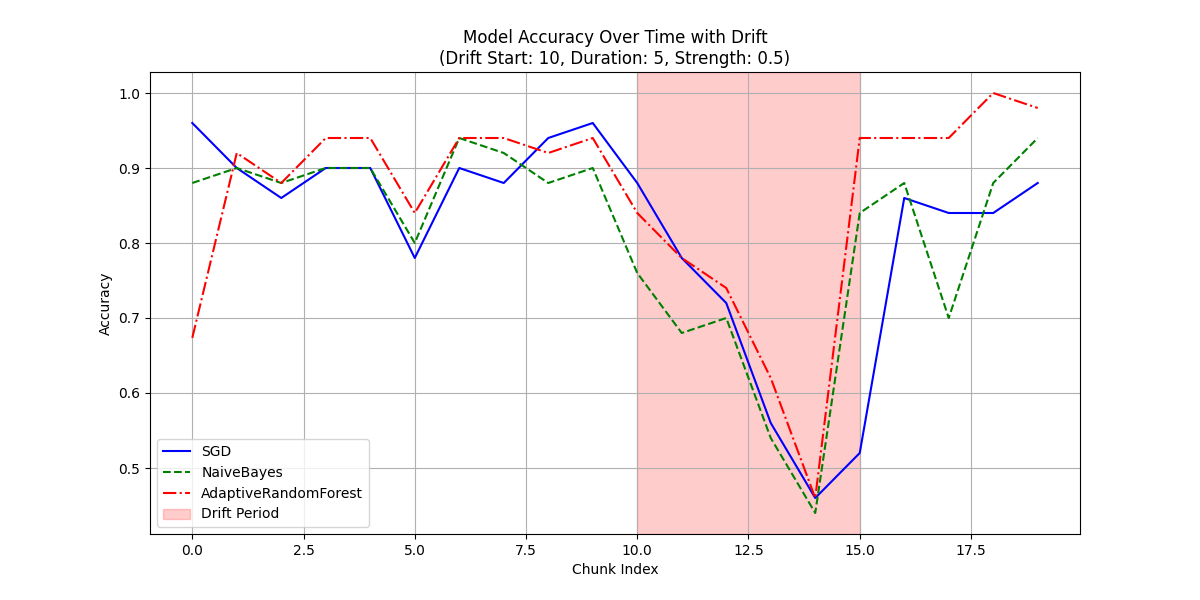

Source code (Python):
import numpy as np
import pandas as pd
from sklearn.preprocessing import StandardScaler
from sklearn.linear_model import SGDClassifier
from sklearn.naive_bayes import GaussianNB
from river.ensemble import AdaptiveRandomForestClassifier
from sklearn.metrics import accuracy_score
from river.drift import ADWIN, DDM
import matplotlib.pyplot as plt
import json
from concurrent.futures import ThreadPoolExecutor

# Parameters
CHUNK_SIZE = 50
MAX_WORKERS = 4
DRIFT_POINT = 10  # Chunk index where drift begins
DRIFT_DURATION = 5  # Number of chunks over which drift occurs
DRIFT_STRENGTH = 0.5  # Strength of drift progression

def calculate_recovery_time_and_stability(model_accuracies, drift_point, drift_duration):
    """Calculate recovery time and stability after concept drift"""
    if len(model_accuracies) <= drift_point + drift_duration:
        return {
            "recovery_time": -1,
            "stability": np.inf
        }
    
    post_drift_accuracies = model_accuracies[drift_point + drift_duration:]
    pre_drift_accuracy = np.mean(model_accuracies[:drift_point]) if drift_point > 0 else 0
    
    recovery_time = None
    for i, acc in enumerate(post_drift_accuracies):
        if acc >= pre_drift_accuracy * 0.9:
            recovery_time = i
            break
    
    if recovery_time is not None:
        stable_accuracies = post_drift_accuracies[recovery_time:]
        stability = np.std(stable_accuracies) if stable_accuracies else 0
    else:
        stability = np.inf
    
    return {
        "recovery_time": recovery_time if recovery_time is not None else -1,
        "stability": float(stability)
    }

def load_and_preprocess_data():
    """Load and preprocess dataset"""
    data = pd.read_csv('german_data.csv')
    target_column = 'target'
    
    if data[target_column].dtype in ['float64', 'float32']:
        data[target_column] = (data[target_column] > data[target_column].median()).astype(int)
    
    X = data.drop(target_column, axis=1)
    y = data[target_column]
    
    scaler = StandardScaler()
    X_scaled = pd.DataFrame(scaler.fit_transform(X), columns=X.columns)
    
    data_scaled = pd.concat([X_scaled, y], axis=1)
    
    return data_scaled, target_column

def introduce_gradual_drift(chunk_data, target_column, chunk_idx):
    """Simulate gradual concept drift"""
    drifted_chunk = chunk_data.copy()
    drift_progress = min(1, (chunk_idx - DRIFT_POINT + 1) / DRIFT_DURATION)
    
    flip_probability = drift_progress * DRIFT_STRENGTH
    noise_mask = np.random.random(len(drifted_chunk)) < flip_probability
    
    drifted_chunk.loc[noise_mask, target_column] = 1 - drifted_chunk.loc[noise_mask, target_column]
    
    return drifted_chunk

def process_chunk(chunk_idx, chunk_data, models, drift_detectors, target_column):
    """Process a single data chunk"""
    results = {'accuracies': {}, 'drift_points': {}}
    
    # Introduce gradual concept drift after DRIFT_POINT
    if chunk_idx >= DRIFT_POINT and chunk_idx < DRIFT_POINT + DRIFT_DURATION:
        chunk_data = introduce_gradual_drift(chunk_data, target_column, chunk_idx)
    
    X_chunk = chunk_data.drop(target_column, axis=1)
    y_chunk = chunk_data[target_column]
    
    for model_name, model in models.items():
        results['drift_points'][model_name] = []
        
        try:
            # Специальная обработка для разных моделей
            if model_name == 'AdaptiveRandomForest':
                chunk_acc = []
                for idx, row in chunk_data.iterrows():
                    x = row.drop(target_column).to_dict()
                    y = row[target_column]
                    y_pred = model.predict_one(x)
                    if y_pred is not None:
                        chunk_acc.append(1.0 if y_pred == y else 0.0)
                    model.learn_one(x, y)
                
                acc = np.mean(chunk_acc) if chunk_acc else 0.0
            else:
                # Для SGD и NaiveBayes
                if chunk_idx == 0:
                    # Первый чанк - обучение
                    model.fit(X_chunk, y_chunk)
                    acc = accuracy_score(y_chunk, model.predict(X_chunk))
                else:
                    # Предсказание и обновление
                    y_pred = model.predict(X_chunk)
                    acc = accuracy_score(y_chunk, y_pred)
                    
                    # Partial fit с обработкой ошибок
                    try:
                        model.partial_fit(X_chunk, y_chunk, classes=np.unique(y_chunk))
                    except Exception as partial_fit_error:
                        print(f"Partial fit error for {model_name}: {partial_fit_error}")
                        # Принудительная переобучение если partial_fit не сработал
                        model.fit(X_chunk, y_chunk)
        
        except Exception as e:
            print(f"Error in {model_name} at chunk {chunk_idx}: {str(e)}")
            acc = 0.0
        
        results['accuracies'][model_name] = acc
        
        # Drift detection
        for detector_idx, detector in enumerate(drift_detectors):
            try:
                detector.update(1 - acc)
                if detector.change_detected:
                    results['drift_points'][model_name].append({
                        'detector': type(detector).__name__,
                        'chunk_index': chunk_idx,
                        'accuracy': acc,
                        'detector_index': detector_idx
                    })
            except Exception as e:
                print(f"Error in drift detection for {model_name}: {str(e)}")
    
    return results

def run_experiment(models, drift_detectors):
    """Run the streaming experiment"""
    data, target_column = load_and_preprocess_data()
    data = data.sample(frac=1, random_state=42).reset_index(drop=True)
    
    chunk_results = []
    with ThreadPoolExecutor(max_workers=MAX_WORKERS) as executor:
        futures = []
        for i in range(0, len(data), CHUNK_SIZE):
            chunk = data.iloc[i:i+CHUNK_SIZE]
            futures.append(
                executor.submit(
                    process_chunk, 
                    i//CHUNK_SIZE, 
                    chunk, 
                    models, 
                    drift_detectors, 
                    target_column
                )
            )
        
        for future in futures:
            try:
                result = future.result()
                chunk_results.append(result)
            except Exception as e:
                print(f"Error processing chunk: {str(e)}")
                chunk_results.append({
                    'accuracies': {name: 0.0 for name in models.keys()},
                    'drift_points': {name: [] for name in models.keys()}
                })
    
    return chunk_results

def plot_results(results, models):
    """Plot accuracy over time"""
    plt.figure(figsize=(12, 6))
    
    # Безопасное извлечение accuracies
    accuracies = {}
    for model_name in models.keys():
        model_accuracies = []
        for chunk in results:
            if 'accuracies' in chunk and model_name in chunk['accuracies']:
                model_accuracies.append(chunk['accuracies'][model_name])
            else:
                model_accuracies.append(0.0)
        accuracies[model_name] = model_accuracies
    
    colors = {'SGD': 'blue', 'NaiveBayes': 'green', 'AdaptiveRandomForest': 'red'}
    styles = {'SGD': '-', 'NaiveBayes': '--', 'AdaptiveRandomForest': '-.'}
    
    for model_name, accs in accuracies.items():
        plt.plot(accs, label=model_name, color=colors[model_name], linestyle=styles[model_name])
    
    # Highlight drift period
    plt.axvspan(DRIFT_POINT, DRIFT_POINT + DRIFT_DURATION, 
                color='red', alpha=0.2, label='Drift Period')
    
    plt.title(f'Model Accuracy Over Time with Drift\n'
              f'(Drift Start: {DRIFT_POINT}, Duration: {DRIFT_DURATION}, Strength: {DRIFT_STRENGTH})')
    plt.xlabel('Chunk Index')
    plt.ylabel('Accuracy')
    plt.legend()
    plt.grid(True)
    plt.show()

def main():
    # Initialize models с улучшенной инициализацией
    models = {
        'SGD': SGDClassifier(
            random_state=42, 
            loss='log_loss', 
            warm_start=True, 
            max_iter=1000,
            early_stopping=True,
            n_iter_no_change=5  # Дополнительный параметр для стабильности
        ),
        'NaiveBayes': GaussianNB(),
        'AdaptiveRandomForest': AdaptiveRandomForestClassifier(seed=42)
    }
    
    # Initialize drift detectors
    drift_detectors = [
        ADWIN(delta=0.01),  # Более чувствительный
        DDM(min_num_instances=10)  # Корректные параметры
    ]
    
    # Run experiment
    results = run_experiment(models, drift_detectors)
    
    # Plot results
    plot_results(results, models)
    
    # Calculate and save final results
    final_results = {}
    for model_name in models.keys():
        try:
            model_accuracies = [
                chunk['accuracies'][model_name] 
                for chunk in results 
                if 'accuracies' in chunk and model_name in chunk['accuracies']
            ]
            
            # Улучшенное извлечение точек дрейфа
            model_drifts = []
            for chunk in results:
                if 'drift_points' in chunk and model_name in chunk['drift_points']:
                    model_drifts.extend(chunk['drift_points'][model_name])
            
            # Calculate recovery and stability metrics
            recovery_metrics = calculate_recovery_time_and_stability(
                model_accuracies, 
                DRIFT_POINT, 
                DRIFT_DURATION
            )
            
            final_results[model_name] = {
                "average_accuracy": {
                    "before_drift": float(np.mean(model_accuracies[:DRIFT_POINT]) if DRIFT_POINT > 0 else 0),
                    "during_drift": float(np.mean(model_accuracies[DRIFT_POINT:DRIFT_POINT+DRIFT_DURATION]) if model_accuracies[DRIFT_POINT:DRIFT_POINT+DRIFT_DURATION] else 0),
                    "after_drift": float(np.mean(model_accuracies[DRIFT_POINT+DRIFT_DURATION:]) if model_accuracies[DRIFT_POINT+DRIFT_DURATION:] else 0)
                },
                "drift_points": model_drifts,
                "recovery_metrics": {
                    "recovery_time": recovery_metrics['recovery_time'],
                    "stability": recovery_metrics['stability']
                }
            }
        except Exception as e:
            print(f"Error processing results for {model_name}: {str(e)}")
            final_results[model_name] = {
                "average_accuracy": {
                    "before_drift": 0.0,
                    "during_drift": 0.0,
                    "after_drift": 0.0
                },
                "drift_points": [],
                "recovery_metrics": {
                    "recovery_time": -1,
                    "stability": np.inf
                }
            }
    
    # Save results
    with open('results.json', 'w') as f:
        json.dump(final_results, f, indent=4)
if __name__ == "__main__":
    main()
